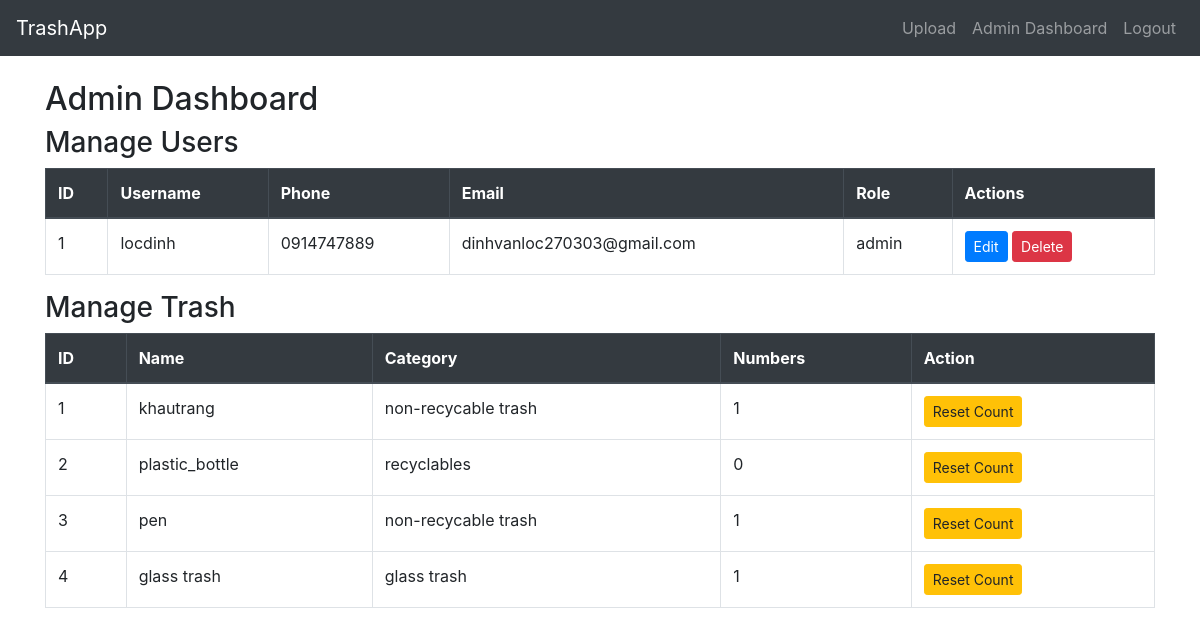
Page /admin (signed in) on the earlier database version.
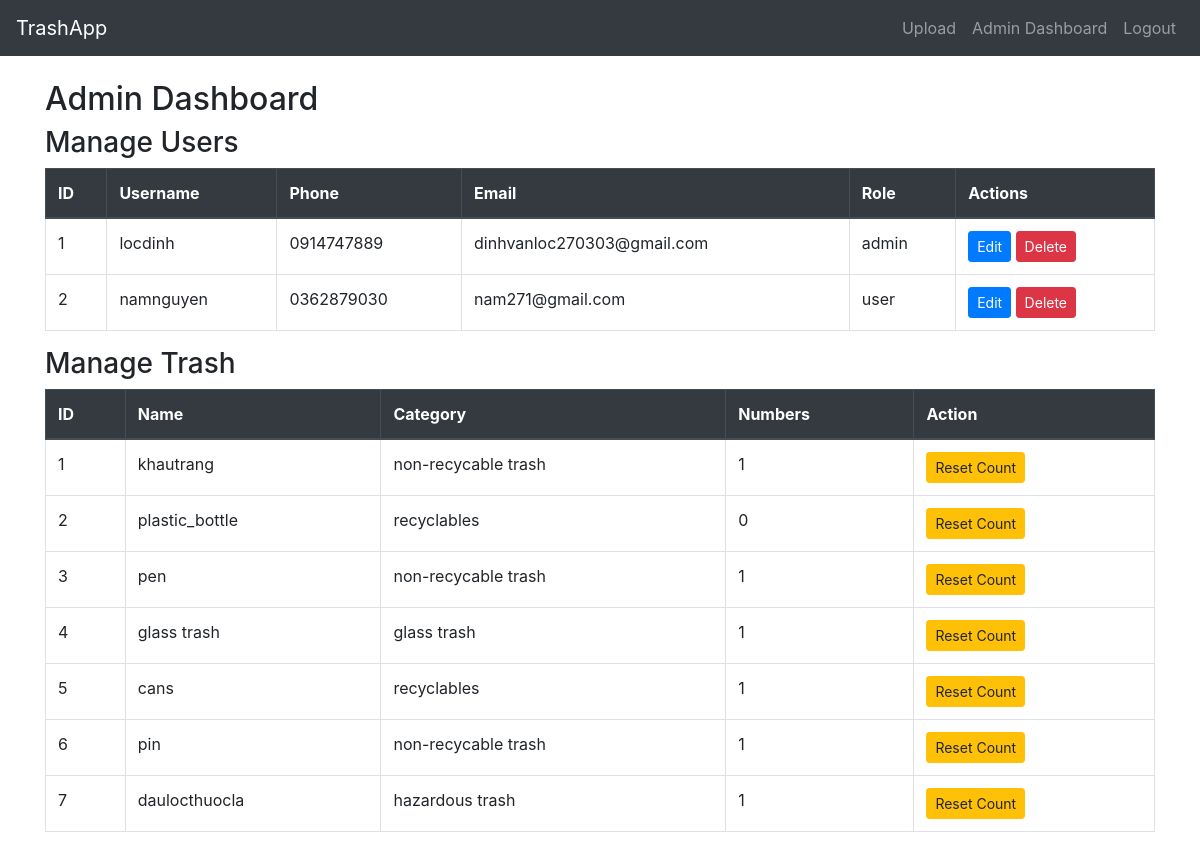
Same page on the later database version.
### app.py (models this page shows, shortened)
class User(db.Model):
    id = db.Column(db.Integer, primary_key=True)
    username = db.Column(db.String(80), unique=True, nullable=False)
    phone = db.Column(db.String(20), unique=True, nullable=False)
    email = db.Column(db.String(120), unique=True, nullable=False)
    role = db.Column(db.String(10), nullable=False, default='user')
    password = db.Column(db.String(200), nullable=False)

class Trash(db.Model):
    id = db.Column(db.Integer, primary_key=True)
    name = db.Column(db.String(80), nullable=False)
    category = db.Column(db.String(80), nullable=False)
    numbers = db.Column(db.Integer, default = 0)

### app.py (the view)
@app.route('/admin')
def admin_dashboard():
    if not session.get("username") or session['role'] != 'admin':
        flash("You need to login as admin first", "danger")
        return redirect(url_for('login'))
    users = User.query.all()
    trash = Trash.query.all()
    return render_template('admin_dashboard.html', users=users, trash=trash)

### templates/admin_dashboard.html (shortened to what this page needs)
{% extends "base.html" %}
{% block content %}
<h2>Admin Dashboard</h2>
<h3>Manage Users</h3>
<table class="table table-bordered">
  <thead class="thead-dark">
    <tr>
      <th>ID</th>
      <th>Username</th>
      <th>Phone</th>
      <th>Email</th>
      <th>Role</th>
      <th>Actions</th>
    </tr>
  </thead>
  <tbody>
    {% for user in users %}
    <tr>
      <td>{{ user.id }}</td>
      <td>{{ user.username }}</td>
      <td>{{ user.phone }}</td>
      <td>{{ user.email }}</td>
      <td>{{ user.role }}</td>
      <td>
        <a href="{{ url_for('update_user', user_id=user.id) }}" class="btn btn-primary btn-sm">Edit</a>
        <a href="{{ url_for('delete_user', user_id=user.id) }}" class="btn btn-danger btn-sm">Delete</a>
      </td>
    </tr>
    {% endfor %}
  </tbody>
</table>
<h3>Manage Trash</h3>
<table class="table table-bordered">
  <thead class="thead-dark">
    <tr>
      <th>ID</th>
      <th>Name</th>
      <th>Category</th>
      <th>Numbers</th>
      <th>Action</th>
    </tr>
  </thead>
  <tbody>
    {% for trash_item in trash %}
    <tr>
      <td>{{ trash_item.id }}</td>
      <td>{{ trash_item.name }}</td>
      <td>{{ trash_item.category }}</td>
      <td>{{ trash_item.numbers }}</td>
      <td>
        <form method="POST" action="{{ url_for('reset_trash', trash_id=trash_item.id) }}">
          <button type="submit" class="btn btn-warning btn-sm">Reset Count</button>
        </form>
      </td>
    </tr>
    {% endfor %}
  </tbody>
</table>
{% endblock %}

### templates/base.html (shortened to what this page needs)
<!doctype html>
<html lang="en">
<head>
  <link href="https://stackpath.bootstrapcdn.com/bootstrap/4.5.2/css/bootstrap.min.css" rel="stylesheet">
</head>
<body>
  <nav class="navbar navbar-expand-lg navbar-dark bg-dark">
    <a class="navbar-brand" href="{{ url_for('index') }}">TrashApp</a>
    <div class="collapse navbar-collapse" id="navbarNav">
       <ul class="navbar-nav ml-auto">
         {% if session.get("username") %}
           <li class="nav-item">
             <a class="nav-link" href="{{ url_for('dashboard') }}">Upload</a>
           </li>
           {% if session.get("role") == 'admin' %}
           <li class="nav-item">
             <a class="nav-link" href="{{ url_for('admin_dashboard') }}">Admin Dashboard</a>
           </li>
           {% endif %}
           <li class="nav-item">
             <a class="nav-link" href="{{ url_for('logout') }}">Logout</a>
           </li>
         {% endif %}
       </ul>
    </div>
  </nav>
  <div class="container mt-4">
    {% block content %}{% endblock %}
  </div>
</body>
</html>

Differences in the rows shown:
added User: id "2", username "namnguyen", phone "0362879030", email "nam271@gmail.com", role "user"
added Trash: id "5", name "cans", category "recyclables", numbers "1"
added Trash: id "6", name "pin", category "non-recycable trash", numbers "1"
added Trash: id "7", name "daulocthuocla", category "hazardous trash", numbers "1"
